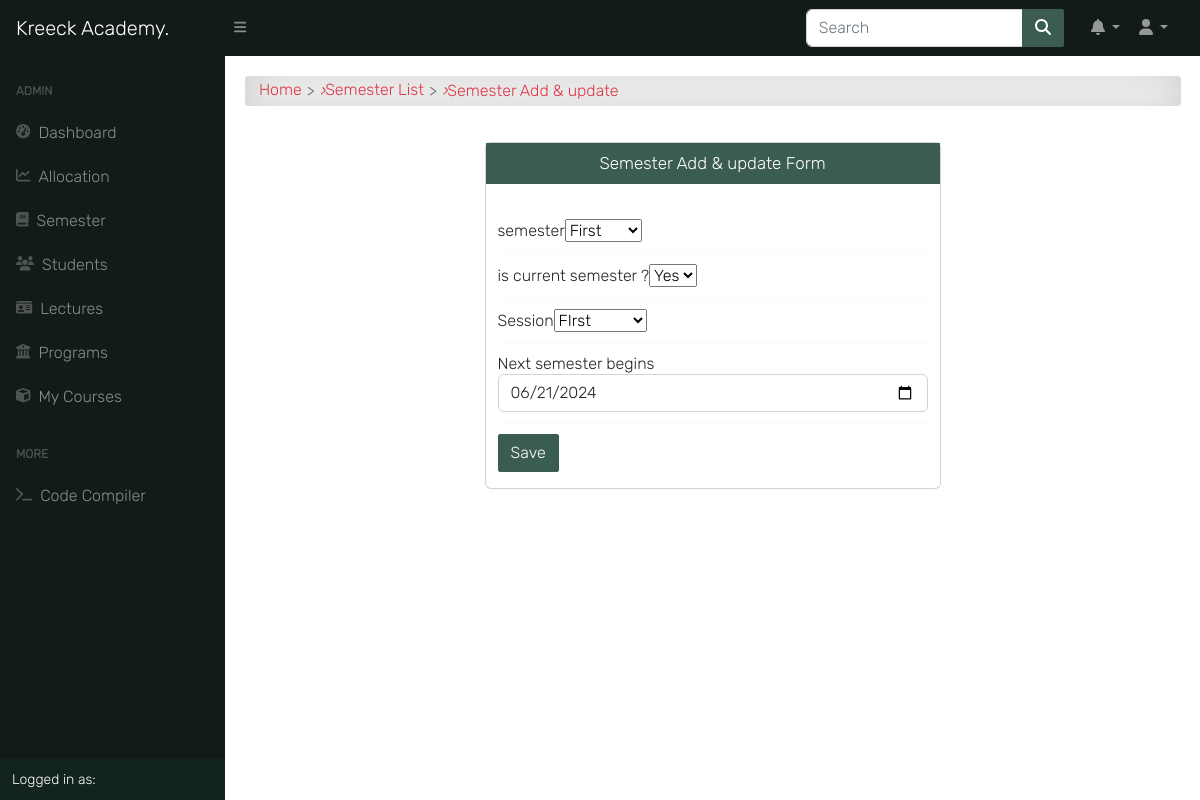
Page /semester/1/edit/ (signed in) on the earlier database version.
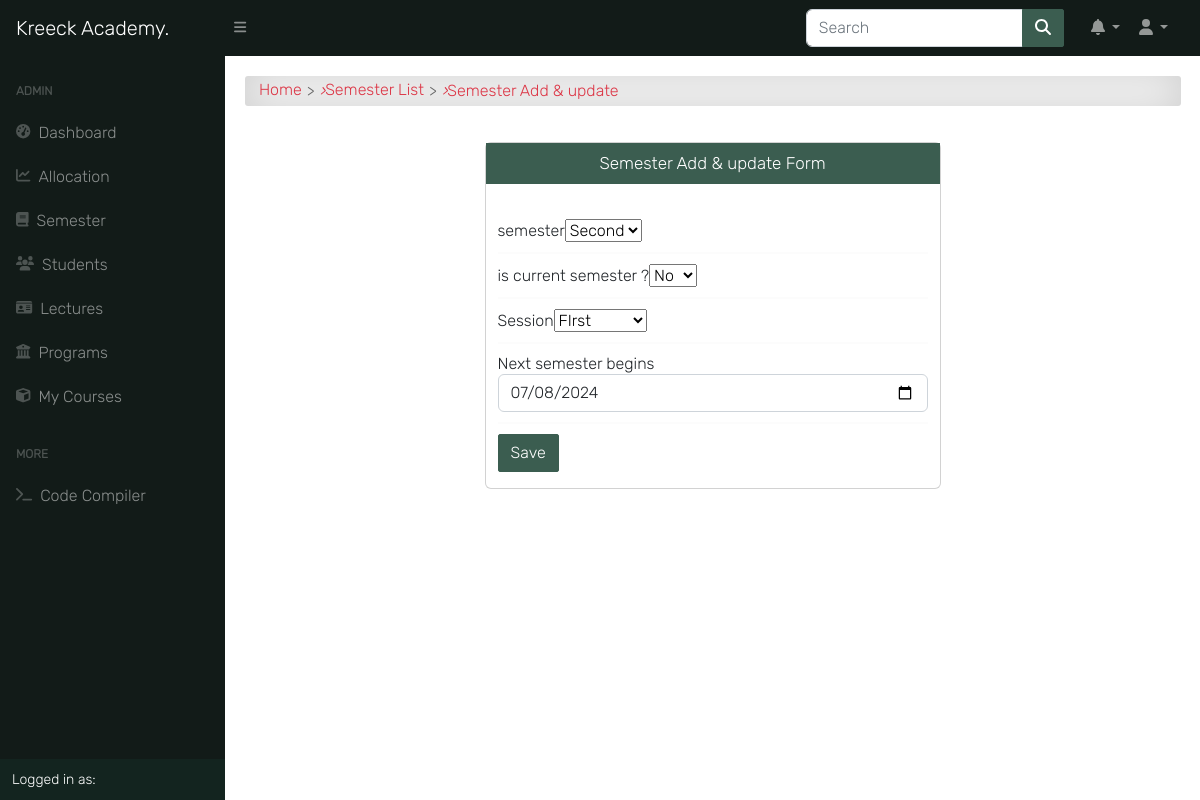
Same page on the later database version.
### app/models.py (models this page shows, shortened)
class Semester(models.Model):
    semester = models.CharField(max_length=10, choices=SEMESTER, blank=True)
    is_current_semester = models.BooleanField(default=False, blank=True, null=True)
    session = models.ForeignKey(Session, on_delete=models.CASCADE, blank=True, null=True)
    next_semester_begins = models.DateField(null=True, blank=True)

### app/views.py (the view)
# urls.py: path('semester/<int:pk>/edit/', semester_update_view, name="edit_semester"),
@login_required
@lecturer_required
def semester_update_view(request, pk):
    semester = get_object_or_404(Semester, pk=pk)
    if request.method == 'POST':
        is_current_semester = request.POST.get('is_current_semester') == 'True'
        if is_current_semester:
            try:
                unset_semester = Semester.objects.get(is_current_semester=True)
                unset_semester.is_current_semester = False
                unset_semester.save()
            except Semester.DoesNotExist:
                pass
            try:
                unset_session = Session.objects.get(is_current_session=True)
                unset_session.is_current_session = False
                unset_session.save()
            except Session.DoesNotExist:
                pass
            new_session = request.POST.get('session')
            form = SemesterForm(request.POST, instance=semester)
            if form.is_valid():
                set_session = Session.objects.get(pk=new_session)
                set_session.is_current_session = True
                set_session.save()
                form.save()
                messages.success(request, 'Semester updated successfully!')
                return redirect('semester_list')
        else:
            form = SemesterForm(request.POST, instance=semester)
            if form.is_valid():
                form.save()
                return redirect('semester_list')
    else:
        form = SemesterForm(instance=semester)
    return render(request, 'app/semester_update.html', {'form': form})

### app/forms.py
class SemesterForm(forms.ModelForm):
    semester = forms.CharField(
        widget=forms.Select(
            choices=SEMESTER,
            attrs={
                'class': 'browser-default custom-select',
            }
        ),
        label="semester",
    )
    is_current_semester = forms.CharField(
        widget=forms.Select(
            choices=((True, 'Yes'), (False, 'No')),
            attrs={
                'class': 'browser-default custom-select',
            }
        ),
        label="is current semester ?",
    )
    session = forms.ModelChoiceField(
        queryset=Session.objects.all(),
        widget=forms.Select(
            attrs={
                'class': 'browser-default custom-select',
            }
        ),
        required=True
    )
    next_semester_begins = forms.DateTimeField(
        widget=forms.TextInput(
            attrs={
                'type': 'date',
                'class': 'form-control',
            }
        ),
        required=True)
    class Meta:
        model = Semester
        fields = ['semester', 'is_current_semester', 'session', 'next_semester_begins']

### app/models.py (called while the page is built)
    def __str__(self):
        return self.session

### templates/app/semester_update.html (shortened to what this page needs)
{% extends 'base.html' %}
{% load crispy_forms_tags %}
{% load static %}
{% block content %}
<div id="input-nav"><a href="{% url 'home' %}" class="primary1">Home</a> <i>&rsaquo;</i>
    <a href="{% url 'semester_list' %}" class="primary1">Semester List</a> <i>&rsaquo;</i> Semester Add & update</div>
<br>
<div class="row">
    <div class="col-md-6 mx-auto">
        <div class="card pb-3">
            <p class="form-title">Semester Add & update Form</p>
            <div class="container"><br>
                <form action="" method="POST">{% csrf_token %}
                    {% for f in form %}{{ f.label }}{{ f }}<hr>{% endfor %}
                    <input class="btn btn-primary" type="submit" value="Save">
                </form>
            </div>
        </div>
    </div>
</div>
{% endblock content %}

Differences in the rows shown:
changed Semester: semester "First" → "Second"; is_current_semester "Yes" → "No"; next_semester_begins "06/21/2024" → "07/08/2024"
